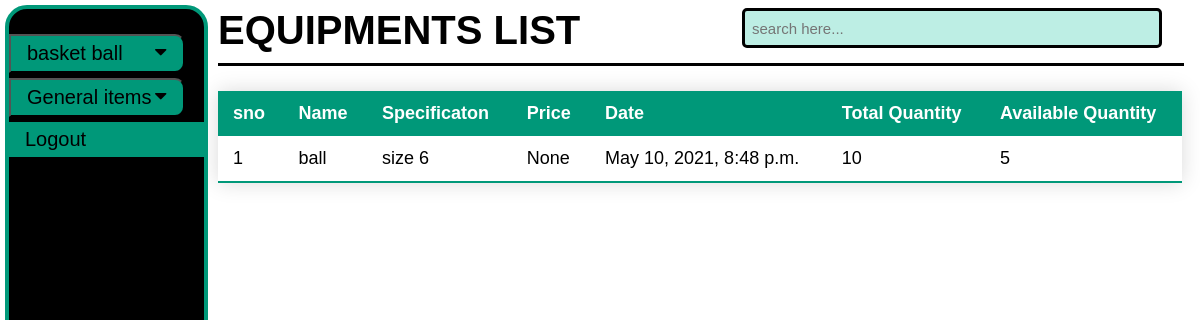
Before: /1/equipmentsList/ (signed in) with the older database file.
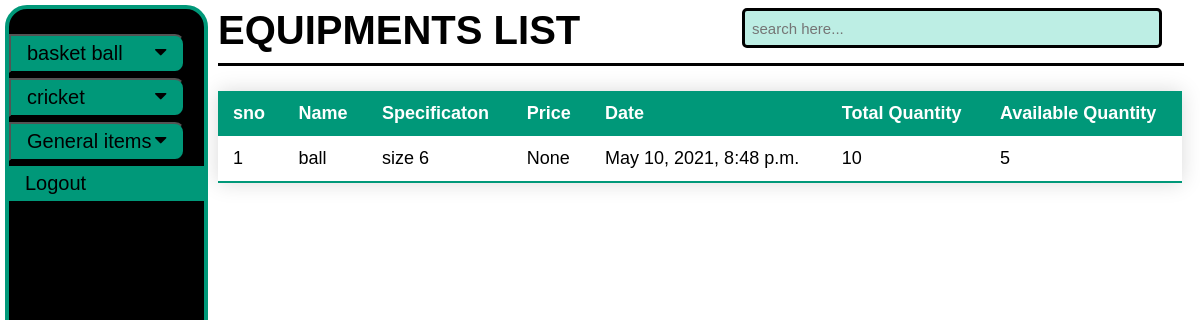
After: the same page with the newer database file.
### sportapp/models.py (models this page shows, shortened)
class clubs(models.Model):
    name = models.CharField(max_length=30,help_text='Enter a club name')
    secy_name= models.CharField(max_length=30,help_text='Enter a secy name')
    email=  models.EmailField()
    dept=models.CharField(max_length=40,help_text='Department')
    prog=models.CharField(max_length=50,help_text='Programme')

class equipment(models.Model):
    id = models.UUIDField(primary_key=True, default=uuid.uuid4, help_text='Unique ID for this particular equipment')
    name = models.CharField(max_length=30)
    total_quantity= models.IntegerField(null=True)
    available_quantity=models.IntegerField(null=True)
    sport= models.ForeignKey('clubs', on_delete=models.CASCADE)
    specification=models.TextField(null=True)
    date=models.DateTimeField(auto_now=True)
    price=models.FloatField(null=True)

### sportapp/views.py (the view)
# urls.py: path('<pk>/equipmentsList/', views.EquipmentListView, name='equipmentsList'),
@login_required(redirect_field_name='')
def EquipmentListView(request,pk):                                        #Equipment list view
    clubs_list=clubs.objects.all()
    club=clubs.objects.get(pk=pk)                                           # retrieving the required club
    equipments=club.equipment_set.all()                                     # all equipments of the required club
    equipments1=list(equipments)                                            # converting the equipments in the required club to list data type to sort them in alphabetical order
    equipments1.sort(key=alphabet)
    superin=issup(request)
    gensec=isgen(request)
    isre=0
    rem_clubs=[]
    ownclub=0                                                              # to separate general users from secy
    if(clubs.objects.filter(email=request.user.email)):                      #to find if user is secy of any club or general user
                clubs_list=clubs.objects.filter(email=request.user.email)
                rem_clubs=clubs.objects.exclude(email=request.user.email)
                isre=1
                if(clubs.objects.get(email=request.user.email).email==club.email):
                   ownclub=1
    elif(gensec or superin):
           isre=1
    context = {
             'clubs_list': clubs_list,
             'pk': pk,
            'equipments':equipments1,
            'super':superin,
            'gensec':gensec,
            'isre':isre,
            'rem':rem_clubs,
            'ownclub':ownclub
        }
    return render(request, 'sportapp/equipments_list.html', context)

### sportapp/views.py (called while the page is built)
def isgen(request):
    if request.user.email=="n.kailash@iitg.ac.in":
        return True
    else :
        return False

def issup(request):
    if request.user.email=="kpatel@iitg.ac.in":     # mail id of Superindent
        return True
    else :
        return False

def alphabet(d):                                                           #function for sorting based on name of the equipments
    return d.name

### sportapp/templates/sportapp/equipments_list.html (shortened to what this page needs)
<!DOCTYPE html>
<html>
<head>
<link rel="stylesheet" href="https://cdnjs.cloudflare.com/ajax/libs/font-awesome/4.7.0/css/font-awesome.min.css">
<link rel="stylesheet" type="text/css" href="../../static/style.css">
<link rel="stylesheet" type="text/css" href="../../static/sidebar.css">
</head>
<body>
<div class="sidenav">
    {% if clubs_list %}
    {% for club in clubs_list %}
  <button class="dropdown-btn">{{club.name}}
    <i class="fa fa-caret-down"></i>
    </button>
  {% endfor %}
  {% endif %}
   <button class="dropdown-btn">General items
    <i class="fa fa-caret-down"></i>
  </button>
  <a href="{% url 'django_auth_adfs:logout' %}">Logout</a>
</div>
<div class="main">
{% if super %}
  <div class="header"><h1>Equipments list</h1>
    <span>
    <a href="{% url 'equipments' pk %}" class="myButton" >Add Equipments</a>
    <input type="text" id="myInput" onkeyup="myFunction()" placeholder="search here..." title="Type in a name">
    </span>
    <hr style="width:100%", size="3", color=black>
  </div>
     {% else  %}
     <div class="header"><h1>Equipments list</h1>
      <span>
      <input type="text" id="myInput" onkeyup="myFunction()" placeholder="search here..." title="Type in a name">
      </span>
      <hr style="width:100%", size="3", color=black>
    </div>
    {% endif %}
    {% if equipments %}
    <table style="width:100%" class="styled-table" id="myTable">
      <thead>
        <tr>
            <th>sno</th>
            <th>Name</th>
            <th>Specificaton</th>
            <th>Price</th>
            <th>Date</th>
            <th>Total Quantity</th>
            <th>Available Quantity</th>
        </tr>
      </thead>
      <tbody>
      {% for equi in equipments %}
      <tr>
        <td></td>
        <td>{{equi.name}}</td>
        <td>{{equi.specification}}</td>
          <td>{{equi.price}}</td>
        <td>{{equi.date}}</td>
        <td>{{equi.total_quantity}}</td>
        <td>{{equi.available_quantity}}</td>
      </tr>
      {% endfor %}
      </tbody>
</table>
  {% else %}
    <p>There are no Equipments </p>
  {% endif %}
</div>
</body>
</html>

Changed rows visible on the page:
added clubs: name "cricket"
